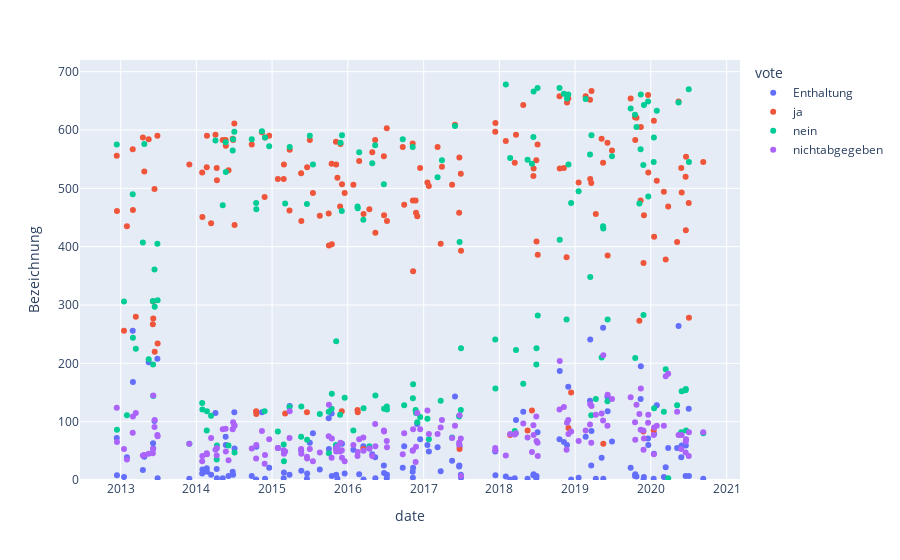

The notebook cell this image was saved under:
### Code cell
fig = px.scatter(df_squished.groupby(['date','vote'])['Bezeichnung'].nunique().to_frame().reset_index(), x='date', y='Bezeichnung', color='vote')
fig.update_yaxes(range=(0,720))

### Figure 1 — Plotly figure (JSON) as saved in the notebook; plotly's stock layout.template omitted (floating-point values rounded to 4 significant figures; data arrays with more than 128 entries replaced by an {"elided": "..."} marker saying what was removed)
{"data": [{"hovertemplate": "vote=Enthaltung<br>date=%{x}<br>Bezeichnung=%{y}<extra></extra>", "legendgroup": "Enthaltung", "marker": {"color": "#636efa", "symbol": "circle"}, "mode": "markers", "name": "Enthaltung", "orientation": "v", "showlegend": true, "type": "scatter", "x": {"elided": "146 str values"}, "xaxis": "x", "y": {"elided": "146 int values"}, "yaxis": "y"}, {"hovertemplate": "vote=ja<br>date=%{x}<br>Bezeichnung=%{y}<extra></extra>", "legendgroup": "ja", "marker": {"color": "#EF553B", "symbol": "circle"}, "mode": "markers", "name": "ja", "orientation": "v", "showlegend": true, "type": "scatter", "x": {"elided": "166 str values"}, "xaxis": "x", "y": {"elided": "166 int values"}, "yaxis": "y"}, {"hovertemplate": "vote=nein<br>date=%{x}<br>Bezeichnung=%{y}<extra></extra>", "legendgroup": "nein", "marker": {"color": "#00cc96", "symbol": "circle"}, "mode": "markers", "name": "nein", "orientation": "v", "showlegend": true, "type": "scatter", "x": {"elided": "166 str values"}, "xaxis": "x", "y": {"elided": "166 int values"}, "yaxis": "y"}, {"hovertemplate": "vote=nichtabgegeben<br>date=%{x}<br>Bezeichnung=%{y}<extra></extra>", "legendgroup": "nichtabgegeben", "marker": {"color": "#ab63fa", "symbol": "circle"}, "mode": "markers", "name": "nichtabgegeben", "orientation": "v", "showlegend": true, "type": "scatter", "x": {"elided": "166 str values"}, "xaxis": "x", "y": {"elided": "166 int values"}, "yaxis": "y"}], "layout": {"legend": {"title": {"text": "vote"}, "tracegroupgap": 0}, "margin": {"t": 60}, "xaxis": {"anchor": "y", "domain": [0, 1], "title": {"text": "date"}}, "yaxis": {"anchor": "x", "domain": [0, 1], "range": [0, 720], "title": {"text": "Bezeichnung"}}}}
